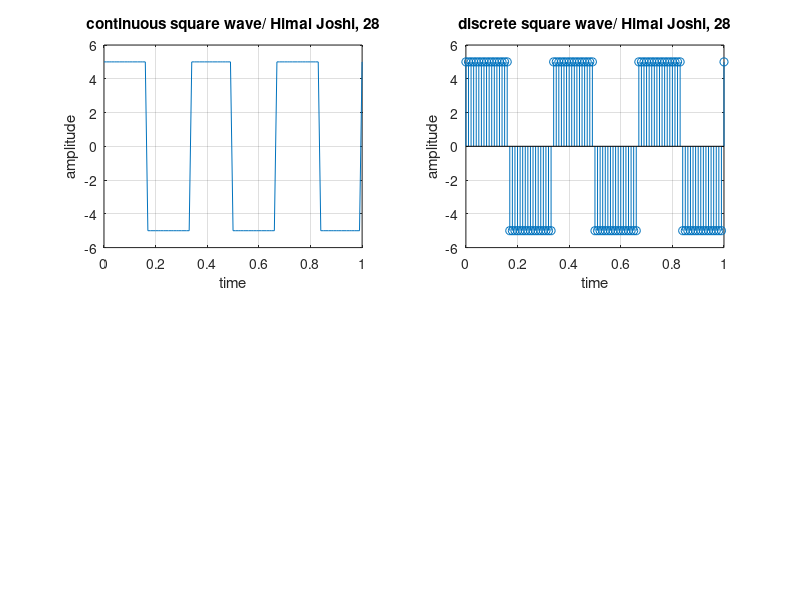

Write the MATLAB code that produced this figure.
clc;
close all;
clear all;

A=5;
f=3;
dutycycle =1;
t = 0:0.01:1;
x = A*square(2*pi*f*t* dutycycle);


 subplot (2,2,1)
 plot(t,x);
 xlabel('time');
 ylabel('amplitude');
 title('continuous square wave/ Himal Joshi, 28');
 grid on ;

 subplot (2,2,2)
 stem(t,x);
 xlabel('time');
 ylabel('amplitude');
 title('discrete square wave/ Himal Joshi, 28');
 grid on ;
